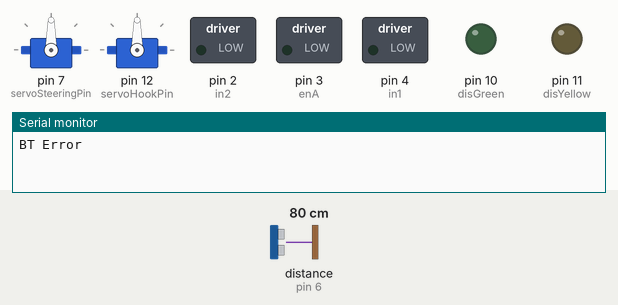
Simulated run of this sketch. Board: Arduino Uno, built with avr-gcc and run on an emulated ATmega328P. Shown: 2 × servo, switched loads named in the sketch (green lamp = pin HIGH), output pins drawn as LEDs (lit = HIGH), the last lines printed to the serial monitor. Wiring (inferred from the names in the program): ultrasonic range finder: trigger pin 5; echo pin 6. The inputs (shaded band) are chosen by the test bench; at power-on: distance to the obstacle (sensor on pin 6) 80 cm. The echo pulse lasts 58.3 µs per cm; pins used as bus, display or sensor lines are not drawn.

Above: at 1.2 s.
1.3 s: distance to the obstacle (sensor on pin 6) set to 32 cm
3.2 s: distance to the obstacle (sensor on pin 6) set to 27 cm
At 4.6 s:
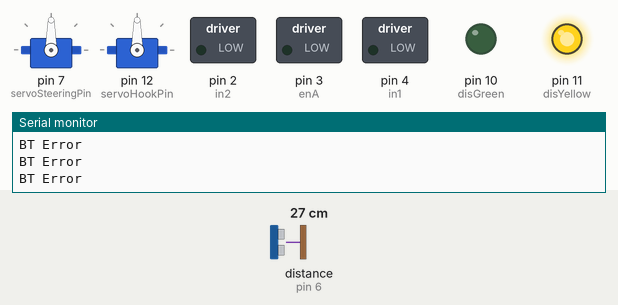
5.5 s: distance to the obstacle (sensor on pin 6) set to 18 cm
7.2 s: distance to the obstacle (sensor on pin 6) set to 13 cm
At 9.2 s:
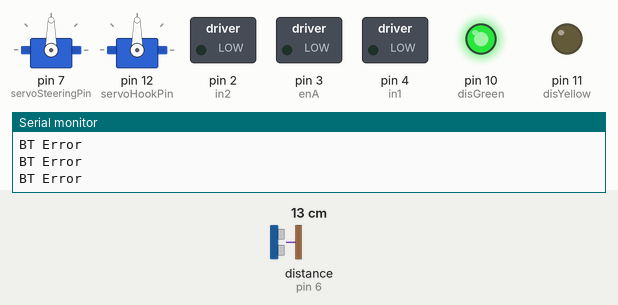
9.5 s: distance to the obstacle (sensor on pin 6) set to 35 cm
At 10.5 s:
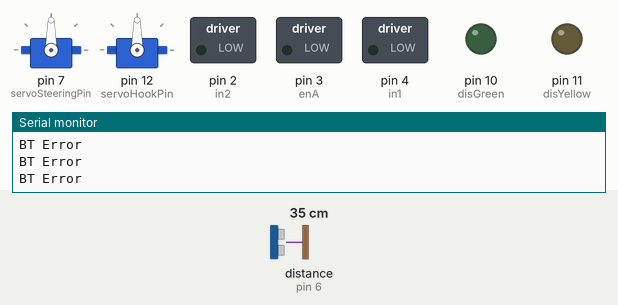
11.6 s: distance to the obstacle (sensor on pin 6) set to 2 cm
At 12.8 s:
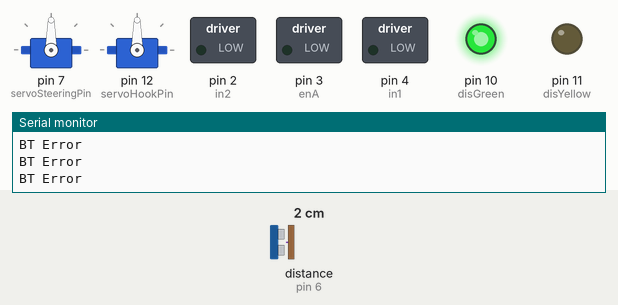
Timing chart, 0 to 14.6 s (numbered marks = the images above; inputs shaded):
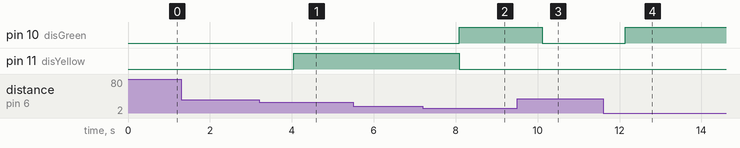

Measured:
- the behaviour switches between 31 and 30 cm on distance to the obstacle (sensor on pin 6) (found by bisection; images 0 and 1)
- the behaviour switches between 16 and 15 cm on distance to the obstacle (sensor on pin 6) (found by bisection; images 1 and 2)
- after the input at 3.2 s, pin 11 (disYellow): LOW → HIGH after 0.84 s
- after the input at 7.2 s, pin 10 (disGreen): LOW → HIGH after 0.89 s; pin 11 (disYellow): HIGH → LOW after 0.89 s
- after the input at 9.5 s, pin 10 (disGreen): HIGH → LOW after 0.61 s
- after the input at 11.6 s, pin 10 (disGreen): LOW → HIGH after 0.54 s

The sketch:

RCcar.ino
```cpp
#include <NeoSWSerial.h>
#include <Servo.h>

NeoSWSerial SerialBT(8,9);
Servo ServoSteering;
Servo ServoHook;

//DC motor controls
int enA = 3;
int in1 = 4;
int in2 = 2;

//Servo pin setup
int servoSteeringPin = 7;
int servoHookPin = 12;

//Drive motor setup
int maxSpeed = 255;
int currentSpeed = 0;

//Ultra sonic distance setup
int trigPin = 5;
int echoPin = 6;
//distance LED setup
int disGreen = 10;
int disYellow = 11;

float disDistance, disDuration;

//steering angle
int turnAmount = 30;
//grabbing angle
int hookAmount = 75;

//commands
char dCommand = '\0'; //Driving command
char sCommand = '\0'; //Steering command
char hCommand = '\0'; //Hook command


void setup(){
  //Pin setup for motor
	  pinMode(enA, OUTPUT);
	  pinMode(in1, OUTPUT);
	  pinMode(in2, OUTPUT);

    //servo setup
    ServoSteering.attach(servoSteeringPin);
    ServoHook.attach(servoHookPin);
	  //Initial motor turn-off
	  digitalWrite(in1, LOW);
	  digitalWrite(in2, LOW);

    //Distance sensor pin setup
  	pinMode(trigPin,OUTPUT);
  	pinMode(echoPin,INPUT);
    pinMode(disYellow,OUTPUT);
  	pinMode(disGreen,OUTPUT);

    //Baud setup
    Serial.begin(9600);
    SerialBT.begin(38400);
}

void loop() {
  //read bluetothsignal
  String BTsignal = SerialBT.readStringUntil('\n');

  //load command string onto command chars
  if (BTsignal.length() >= 3) {
    dCommand = BTsignal.charAt(0);
    sCommand = BTsignal.charAt(1);
    hCommand = BTsignal.charAt(2);
  } else {
    Serial.println("BT Error");
    //resets commands if bluetooth command signal is missing or is faulty
    dCommand = 'S';
    sCommand = 'M';
    hCommand = 'I';
  }

  //execute commands
  switch (dCommand) {
      case 'F': DirectionControle(true);             break; //Accelerates forwads
      case 'B': DirectionControle(false);            break; //Accelerates backwards
      case 'S': Deccelerate(0);                      break; //Deccelerates the car
  }
  switch(sCommand) {
      case 'R': ServoSteering.write(90+turnAmount);  break; //Sets steering right
      case 'L': ServoSteering.write(90-turnAmount);  break; //Sets steering left
      case 'M': ServoSteering.write(90);             break; //Sets steering in center
  }
  switch (hCommand){
      case 'A': ServoHook.write(90+hookAmount);      break; //Hook Active
      case 'I': ServoHook.write(90);                 break; //Hook Inactive
  }
  CheckDistance();
  delay(10); //debounce delay
}

//Setup how often DC motor can update
unsigned long lastMotorUpdate = 0;
int motorUpdateInterval = 50; // ms

void DirectionControle(bool forwards) {
  //checks time since last update
  if (millis() - lastMotorUpdate >= motorUpdateInterval) {
    //updates timestamp
    lastMotorUpdate = millis();

    //turns on DC motor in the right direction
    if (forwards) {
      digitalWrite(in1, LOW);
      digitalWrite(in2, HIGH);
    } else {
      digitalWrite(in1, HIGH);
      digitalWrite(in2, LOW);
    }

    //increase speed
    if (currentSpeed < maxSpeed) {
      currentSpeed += 10;
      if (currentSpeed > maxSpeed) currentSpeed = maxSpeed; // if it gets above, it is set to equal
      analogWrite(enA, currentSpeed); //writes speed to motor
    }
    else if(currentSpeed > maxSpeed){
      Deccelerate(0);
      if (currentSpeed < maxSpeed) currentSpeed = maxSpeed;
    }
  }
}

void Deccelerate(int dcDelay){
    //decreases speed until under zero, then sets to 0
    if (currentSpeed > 0){
        currentSpeed-=10;
        if (currentSpeed < 0) currentSpeed = 0;
        analogWrite(enA,currentSpeed);
        delay(dcDelay); // how fast it will slow down
    }
    else analogWrite(enA,0); // writes wpeed to motor
}

//setup for how often it can check distance
unsigned long lastDistanceCheck = 0;
int distanceCheckInterval = 200; // ms

void CheckDistance(){
  if (millis() - lastDistanceCheck >= distanceCheckInterval) {
    //updates timestamp
    lastDistanceCheck = millis();

    //triggers the sensor by giving it a 10 microsecond pulse
    digitalWrite(trigPin, LOW);
    delayMicroseconds(2);
    digitalWrite(trigPin, HIGH);
    delayMicroseconds(10);
    digitalWrite(trigPin, LOW);

    //measures how long it takes for the echo to return
    disDuration = pulseIn(echoPin, HIGH);
    //converts time to cm
    disDistance = (disDuration * 0.0343) / 2;

    //chcks yellow light range
    if (disDistance < 30.0 && disDistance > 15.0){
        digitalWrite(disYellow, HIGH);
        //updates max speed to aproach more slowly
        maxSpeed = 200;
    }
    else {
      digitalWrite(disYellow, LOW);
      //defaults max speed to top speed, done here so it dosen't overwrite the slow speed when only yellow light is on
      maxSpeed=255;
      }

    //checks green light treshold
    if (disDistance < 15.0) {
      digitalWrite(disGreen, HIGH);
      //updates max speed to aproach even more slowly
      maxSpeed=150;
      }
    else {
      digitalWrite(disGreen, LOW);
      }
  }
}
```
